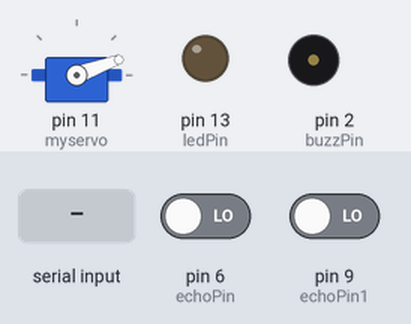
Bench run of a sketch on a simulated Arduino Uno, built with avr-gcc and run on an emulated ATmega328P. Parts: servo, output pins drawn as LEDs (lit = HIGH), buzzer (waves = sounding, pin HIGH). Inputs (shaded band) come from the test bench; at power-on: pin 6 (echoPin) LOW, pin 9 (echoPin1) LOW. Pins used as bus, display or sensor lines are not drawn; what the sketch prints to the serial monitor is not drawn.

Above: at 0.1 s.
At 1.1 s:
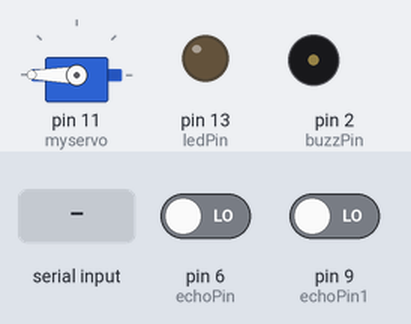
At 4.2 s:
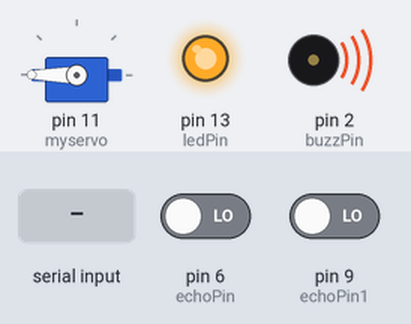
4.3 s: "a\n" received over Serial
Timing chart, 0 to 7.3 s (numbered marks = the images above; inputs shaded):
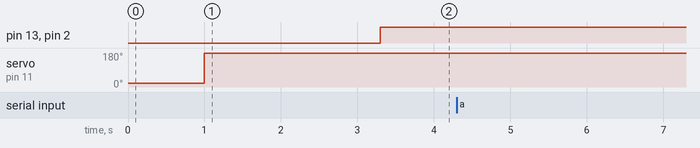

The sketch:

final.ino
```cpp
#include <Servo.h>
char cache;
Servo myservo;
#include <SoftwareSerial.h>

SoftwareSerial BTserial(3, 4);
int dis = 20;
const int trigPin = 5;
const int echoPin = 6;
long duration;
float distance;
int const trigPin1 = 10;
int const echoPin1 = 9;
int const buzzPin = 2;
const int ledPin = 13;
long duration1;
float distance1;
String inputString="";
void setup()
{
   Serial.begin (9600);

  pinMode(trigPin, OUTPUT);
  pinMode(echoPin, INPUT);
  pinMode(ledPin, OUTPUT);
  pinMode(trigPin1, OUTPUT);
  pinMode(echoPin1, INPUT);
   pinMode(buzzPin, OUTPUT);
    myservo.attach(11);
  myservo.write(dis);
}

void firstsensor()
{

  digitalWrite(trigPin, LOW);
  delayMicroseconds(2);
  digitalWrite(trigPin, HIGH);
  delayMicroseconds(10);
  duration = pulseIn(echoPin, HIGH);
  distance = 0.034*(duration/2);
   if (distance < 27)
  {

    myservo.write(dis+160);
    delay(1000);
  }
  else
  {

      myservo.write(dis);
  }
  delay(300);
}
void secondsensor()
{
  digitalWrite(trigPin1, LOW);
  delayMicroseconds(2);
  digitalWrite(trigPin1, HIGH);
  delayMicroseconds(10);

duration1 = pulseIn(echoPin1, HIGH);
 distance1 = 0.034*(duration1/2);

if (distance1 <= 10 && distance1 >= 0) {
// Buzz

digitalWrite(buzzPin, HIGH);
digitalWrite(ledPin, HIGH);

} else {
// Don't buzz
digitalWrite(buzzPin, LOW);
digitalWrite(ledPin, LOW);
}
// Waiting 60 ms won't hurt any one
delay(60);

}
void blue()
{
  if(Serial.available())
{
while(Serial.available())
{
char inChar = (char)Serial.read();
inputString += inChar;
}
Serial.println(inputString);
while (Serial.available()>0)
{
cache = Serial.read();
}

if(inputString == "a")
{
//digitalWrite(13,HIGH);
digitalWrite(buzzPin, HIGH);

}
else if(inputString == "b")
{
//digitalWrite(13,LOW);
digitalWrite(buzzPin, LOW);
delay(10000000);
}
delay(10000);
inputString = "";
delay(100000000);
}
//delay(100000000);
}

void loop() {
Serial.println("\n");
firstsensor();
secondsensor();
blue();

}
```

Measured:
- after the input at 4.3 s, every drawn part: stays the same
